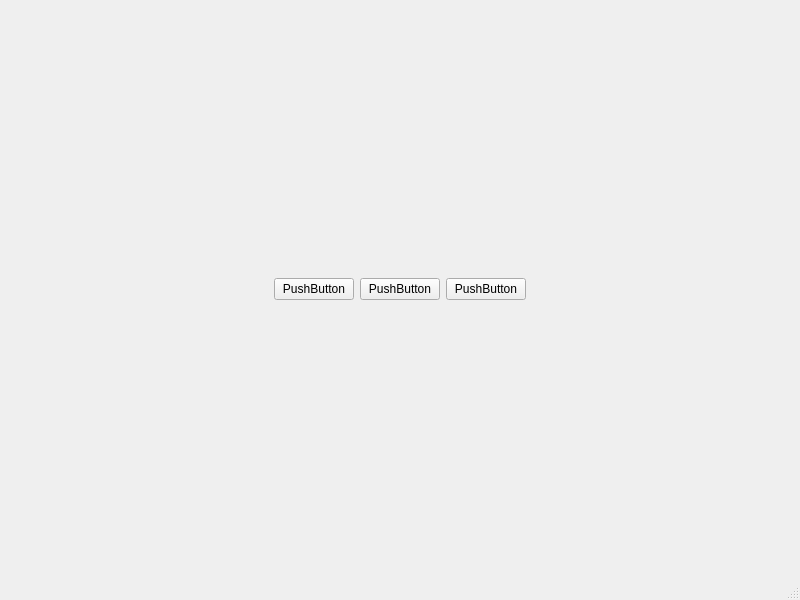
<?xml version="1.0" encoding="UTF-8"?>
<ui version="4.0">
 <class>MainWindow</class>
 <widget class="QMainWindow" name="MainWindow">
  <property name="geometry">
   <rect>
    <x>0</x>
    <y>0</y>
    <width>800</width>
    <height>600</height>
   </rect>
  </property>
  <property name="windowTitle">
   <string>MainWindow</string>
  </property>
  <widget class="QWidget" name="centralwidget">
   <layout class="QVBoxLayout" name="verticalLayout">
    <item>
     <layout class="QHBoxLayout" name="horizontalLayout">
      <item>
       <spacer name="horizontalSpacer">
        <property name="orientation">
         <enum>Qt::Horizontal</enum>
        </property>
        <property name="sizeHint" stdset="0">
         <size>
          <width>40</width>
          <height>20</height>
         </size>
        </property>
       </spacer>
      </item>
      <item>
       <widget class="QPushButton" name="pushButton_4">
        <property name="text">
         <string>PushButton</string>
        </property>
       </widget>
      </item>
      <item>
       <widget class="QPushButton" name="pushButton_3">
        <property name="text">
         <string>PushButton</string>
        </property>
       </widget>
      </item>
      <item>
       <widget class="QPushButton" name="pushButton_2">
        <property name="text">
         <string>PushButton</string>
        </property>
       </widget>
      </item>
      <item>
       <spacer name="horizontalSpacer_2">
        <property name="orientation">
         <enum>Qt::Horizontal</enum>
        </property>
        <property name="sizeHint" stdset="0">
         <size>
          <width>40</width>
          <height>20</height>
         </size>
        </property>
       </spacer>
      </item>
     </layout>
    </item>
   </layout>
  </widget>
  <widget class="QMenuBar" name="menubar">
   <property name="geometry">
    <rect>
     <x>0</x>
     <y>0</y>
     <width>800</width>
     <height>26</height>
    </rect>
   </property>
  </widget>
  <widget class="QStatusBar" name="statusbar"/>
 </widget>
 <resources/>
 <connections/>
</ui>
